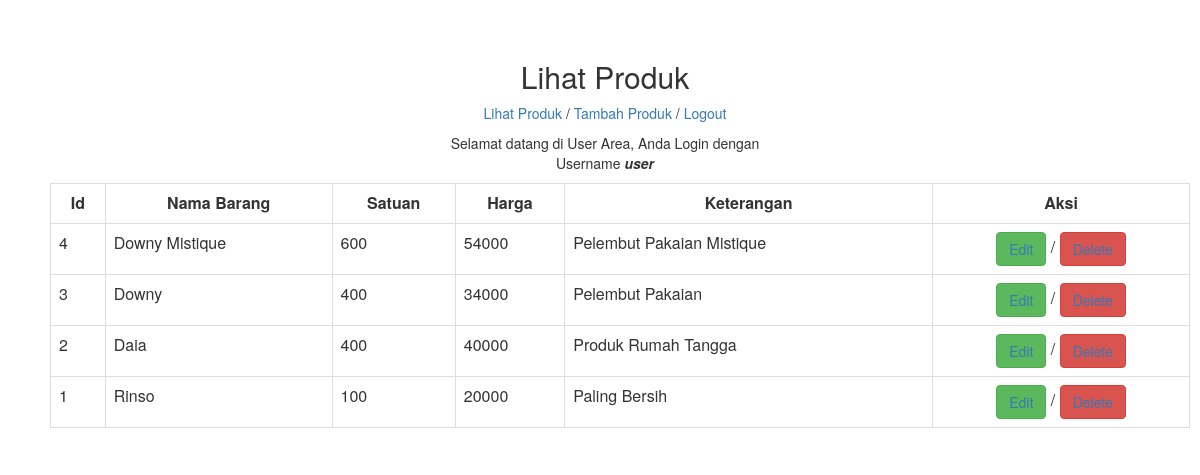
The app's page /user/index.php (signed in) with its own data.
### tables this page shows
CREATE TABLE IF NOT EXISTS `produk` (
  `id` int(11) NOT NULL AUTO_INCREMENT,
  `nama` varchar(100) NOT NULL,
  `satuan` int(5) NOT NULL,
  `harga` int(10) NOT NULL,
  `keterangan` varchar(255) NOT NULL,
  `login_id` int(11) NOT NULL,
  PRIMARY KEY (`id`),
  KEY `FK_produk_1` (`login_id`)
);

### user/index.php (the view, shortened to what this page needs)
<html>
<head>
	<link rel="stylesheet" type="text/css" href="https://maxcdn.bootstrapcdn.com/bootstrap/3.3.7/css/bootstrap.min.css">
	<link rel="stylesheet" type="text/css" href="style.css">
</head>
<body>
<div class="container" style="margin-top: 20px">
    <div class="row">
        <div class="col-sm-6 col-md-4 col-md-offset-4">
        <h2 class="text-center title">Lihat Produk</h2>
		<p class="text-center"><a href="index.php">Lihat Produk</a> / <a href="tambahproduk.php">Tambah Produk</a> / <a href="../logout.php">Logout</a></p>
		<p class="text-center">Selamat datang di User Area, Anda Login dengan Username <b><i><?php include('akses.php'); echo $_SESSION['user']; ?></b></i></p>
		</b></p></div></div>
		<div class="container">
		<form name="form1" method="post" action="">
			<table class="table table-bordered" width="500" border="1" cellpadding="3" cellspacing="1" bgcolor="#CCCCCC">
				<tr>
					<td align="center" bgcolor="#FFFFFF"><strong>Id</strong></td>
					<td align="center" bgcolor="#FFFFFF"><strong>Nama Barang</strong></td>
					<td align="center" bgcolor="#FFFFFF"><strong>Satuan</strong></td>
					<td align="center" bgcolor="#FFFFFF"><strong>Harga</strong></td>
					<td align="center" bgcolor="#FFFFFF"><strong>Keterangan</strong></td>
					<td align="center" bgcolor="#FFFFFF"><strong>Aksi</strong></td>
				</tr>
						<?php
						$sql="SELECT * FROM produk WHERE login_id=".$_SESSION['id']." ORDER BY id DESC";
						$result=mysql_query($sql);
							while($res = mysql_fetch_array($result)) {
							echo "<tr>";
							echo "<td>".$res['id']."</td>";
							echo "<td>".$res['nama']."</td>";
							echo "<td>".$res['satuan']."</td>";
							echo "<td>".$res['harga']."</td>";
							echo "<td>".$res['keterangan']."</td>";
							echo "<td align='center'><button type='button' class='btn btn-success text' value=''><a href=\"edit.php?id=$res[id]\">Edit</a></button> / <button type='button' class='btn btn-danger text'><a href=\"delete.php?id=$res[id]\" onClick=\"return confirm('Are you sure you want to delete?')\">Delete</a></button</td>";
						}
						?>
					</table>
				</form>
	</div>
</body>
</html>

### user/style.css (style rules this page uses)
body { margin: auto; height: 500px; padding: 20px; }

### records on screen
produk: id "4", nama "Downy Mistique", satuan "600", harga "54000", keterangan "Pelembut Pakaian Mistique"
produk: id "3", nama "Downy", satuan "400", harga "34000", keterangan "Pelembut Pakaian"
produk: id "2", nama "Daia", satuan "400", harga "40000", keterangan "Produk Rumah Tangga"
produk: id "1", nama "Rinso", satuan "100", harga "20000", keterangan "Paling Bersih"

### other values on screen
$_SESSION['user'] "user"
